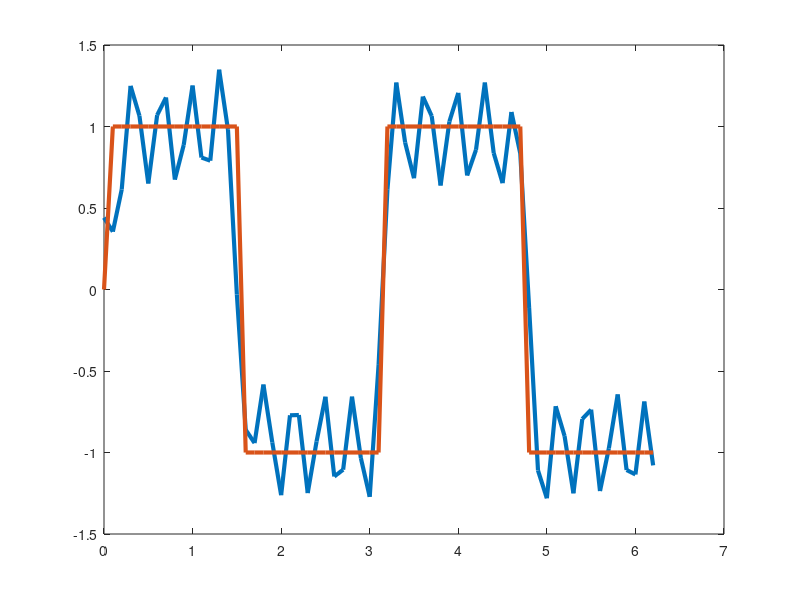
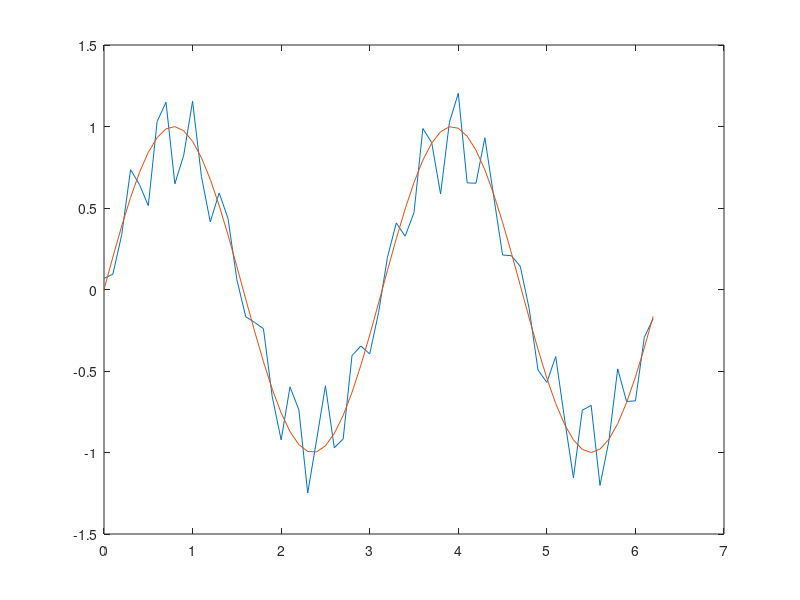

These figures' MATLAB source, in order:
%
%3.1 Test
clear all
close all

x_input = 0:0.1:2*pi;
x_test = 6:5:61;

f_sin = (sin(2*x_input));
f_square = sign(2*f_sin);

%With added noise
% f_sin = (sin(2*x_input))+ randn(1,length(x_input))*0.05;
% f_square = sign(2*f_sin)+ randn(1,length(x_input))*0.05;

n_nodes = 20;
epochs = 2000;
eta = 0.01;
holdout = 5;

w_r = 0.1 *randn(1,n_nodes);
w_s = 0.1 *randn(1,n_nodes);

% mu_r = zeros(1,n_nodes)';
% mu_s = zeros(1,n_nodes)';
mu_r = linspace(0,2*pi,n_nodes)'; 
mu_s = linspace(0,2*pi,n_nodes)';

sigma_r = ones(1,n_nodes)'*0.01;
sigma_s = ones(1,n_nodes)'*0.01;

rbf_nodes_r = exp(-(x_input-mu_r).^2./(2*sigma_r));
rbf_nodes_s = exp(-(x_input-mu_s).^2./(2*sigma_s));

residual_r = [];
residual_s = [];

for k = 1:epochs
output_r = sum(w_r'.*rbf_nodes_r);
output_s = sum(w_s'.*rbf_nodes_s);

ksi_r = 0.5*(output_r - f_square).^2;
ksi_s = 0.5*(output_s - f_sin).^2;
    
e_r = (f_square - output_r);
e_s = (f_sin - output_s);

delta_r = eta*e_r*rbf_nodes_r';
delta_s = eta*e_s*rbf_nodes_s';

w_r = w_r + delta_r;
w_s = w_s + delta_s;
 

diff_r = mean((output_r - f_square).^2);
diff_s = mean((output_s - f_sin).^2);

output_r_update = (w_r*rbf_nodes_r);
output_s_update = (w_s*rbf_nodes_s);

% residual_r = [residual_r,mean(abs(output_r_update(x_test) - f_square(x_test)))];
% residual_s = [residual_s,mean(abs(output_s_update(x_test) - f_sin(x_test)))];

% plot(x_input,output_r_update)
% hold on
% plot(x_input,f_square)
% hold off
% drawnow
% 
% pause(0.2)

end
%%
plot(x_input,output_r, 'linewidth',3)
hold on
plot(x_input,f_square, 'linewidth',3)

figure()
plot(x_input,output_s)
hold on
plot(x_input,f_sin)

residual_r_step = mean(abs(sign(output_r_update(x_test)) - f_square(x_test)))
residual_s = mean(abs(output_s_update(x_test) - f_sin(x_test)))
residual_r = mean(abs(output_r_update(x_test) - f_square(x_test)))